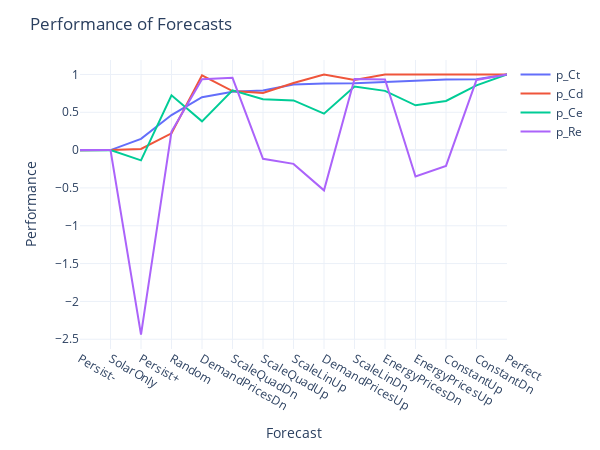

The notebook cell this image was saved under:
### Code cell
f = r[['p_Ct','p_Cd','p_Ce','p_Re']].sort_values('p_Ct').plot(width=600,height=450)

f.update_layout(yaxis_title='Performance',
                     xaxis_title='Forecast',
                     title='Performance of Forecasts',
                     template='plotly_white',
                     legend={'title':None})

### Figure 1 — Plotly figure (JSON) as saved in the notebook; plotly's stock layout.template omitted (floating-point values rounded to 4 significant figures)
{"data": [{"hovertemplate": "variable=p_Ct<br>index=%{x}<br>value=%{y}<extra></extra>", "legendgroup": "p_Ct", "line": {"color": "#636efa", "dash": "solid"}, "marker": {"symbol": "circle"}, "mode": "lines", "name": "p_Ct", "orientation": "v", "showlegend": true, "type": "scatter", "x": ["Persist-", "SolarOnly", "Persist+", "Random", "DemandPricesDn", "ScaleQuadDn", "ScaleQuadUp", "ScaleLinUp", "DemandPricesUp", "ScaleLinDn", "EnergyPricesDn", "EnergyPricesUp", "ConstantUp", "ConstantDn", "Perfect"], "xaxis": "x", "y": [-0.003, 0, 0.149, 0.463, 0.699, 0.77, 0.789, 0.866, 0.879, 0.885, 0.901, 0.917, 0.933, 0.936, 1], "yaxis": "y"}, {"hovertemplate": "variable=p_Cd<br>index=%{x}<br>value=%{y}<extra></extra>", "legendgroup": "p_Cd", "line": {"color": "#EF553B", "dash": "solid"}, "marker": {"symbol": "circle"}, "mode": "lines", "name": "p_Cd", "orientation": "v", "showlegend": true, "type": "scatter", "x": ["Persist-", "SolarOnly", "Persist+", "Random", "DemandPricesDn", "ScaleQuadDn", "ScaleQuadUp", "ScaleLinUp", "DemandPricesUp", "ScaleLinDn", "EnergyPricesDn", "EnergyPricesUp", "ConstantUp", "ConstantDn", "Perfect"], "xaxis": "x", "y": [-0.002, 0, 0.016, 0.222, 0.989, 0.781, 0.756, 0.887, 1, 0.927, 1, 1, 1, 1, 1], "yaxis": "y"}, {"hovertemplate": "variable=p_Ce<br>index=%{x}<br>value=%{y}<extra></extra>", "legendgroup": "p_Ce", "line": {"color": "#00cc96", "dash": "solid"}, "marker": {"symbol": "circle"}, "mode": "lines", "name": "p_Ce", "orientation": "v", "showlegend": true, "type": "scatter", "x": ["Persist-", "SolarOnly", "Persist+", "Random", "DemandPricesDn", "ScaleQuadDn", "ScaleQuadUp", "ScaleLinUp", "DemandPricesUp", "ScaleLinDn", "EnergyPricesDn", "EnergyPricesUp", "ConstantUp", "ConstantDn", "Perfect"], "xaxis": "x", "y": [-0.003, 0, -0.136, 0.725, 0.38, 0.789, 0.673, 0.657, 0.482, 0.841, 0.783, 0.592, 0.65, 0.855, 1], "yaxis": "y"}, {"hovertemplate": "variable=p_Re<br>index=%{x}<br>value=%{y}<extra></extra>", "legendgroup": "p_Re", "line": {"color": "#ab63fa", "dash": "solid"}, "marker": {"symbol": "circle"}, "mode": "lines", "name": "p_Re", "orientation": "v", "showlegend": true, "type": "scatter", "x": ["Persist-", "SolarOnly", "Persist+", "Random", "DemandPricesDn", "ScaleQuadDn", "ScaleQuadUp", "ScaleLinUp", "DemandPricesUp", "ScaleLinDn", "EnergyPricesDn", "EnergyPricesUp", "ConstantUp", "ConstantDn", "Perfect"], "xaxis": "x", "y": [0, 0, -2.438, 0.246, 0.938, 0.955, -0.115, -0.182, -0.532, 0.94, 0.934, -0.348, -0.209, 0.927, 1], "yaxis": "y"}], "layout": {"height": 450, "legend": {"title": {}, "tracegroupgap": 0}, "margin": {"t": 60}, "title": {"text": "Performance of Forecasts"}, "width": 600, "xaxis": {"anchor": "y", "domain": [0, 1], "title": {"text": "Forecast"}}, "yaxis": {"anchor": "x", "domain": [0, 1], "title": {"text": "Performance"}}}}
